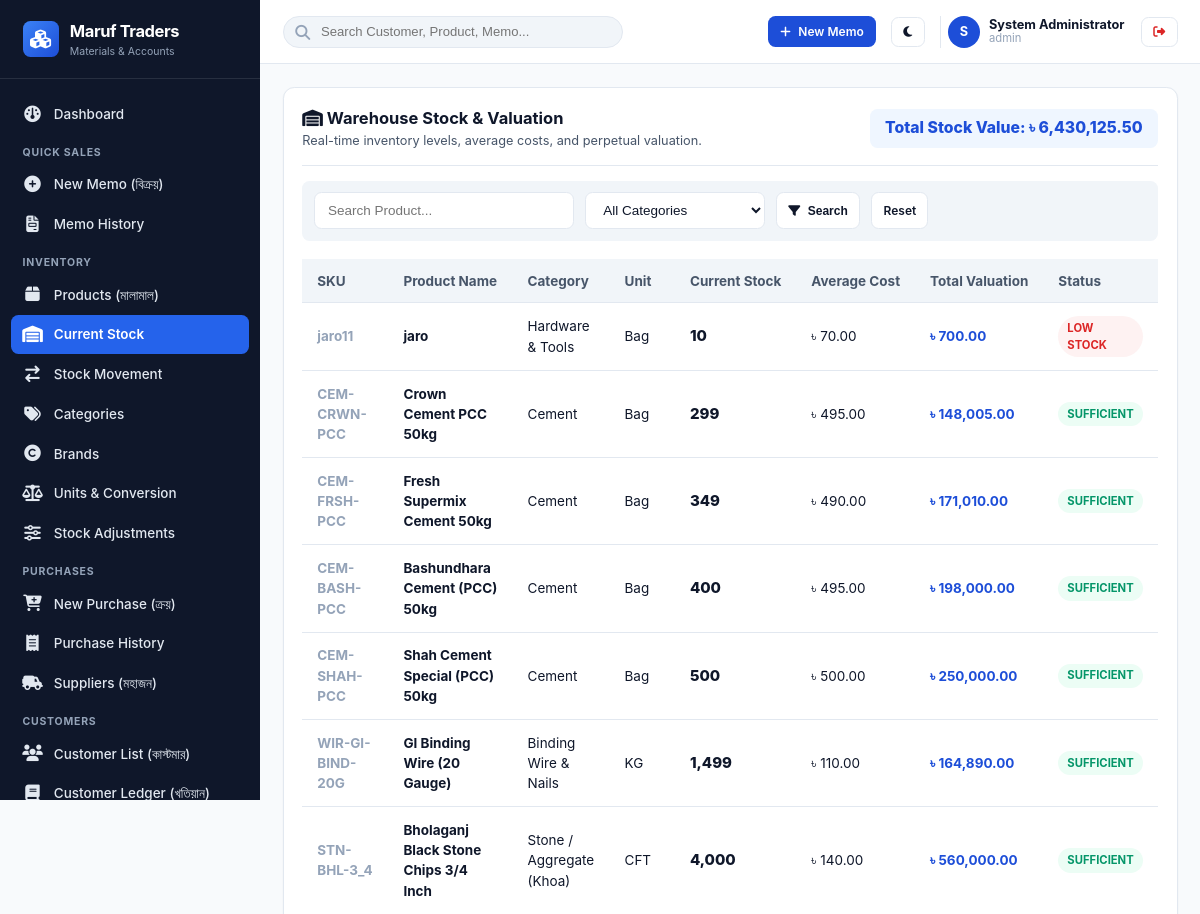
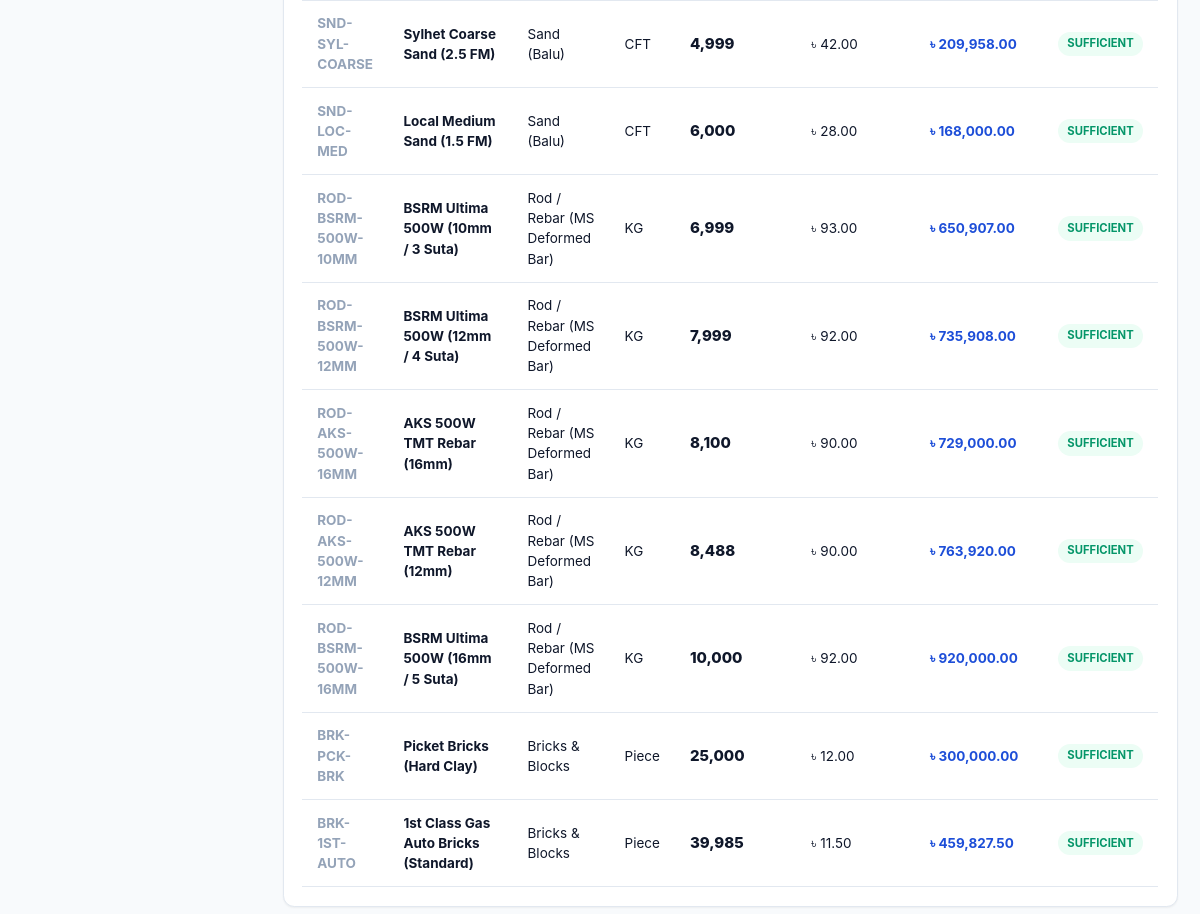
The app's page /modules/inventory/stock.php (signed in), older data (2 pictures, top to bottom).
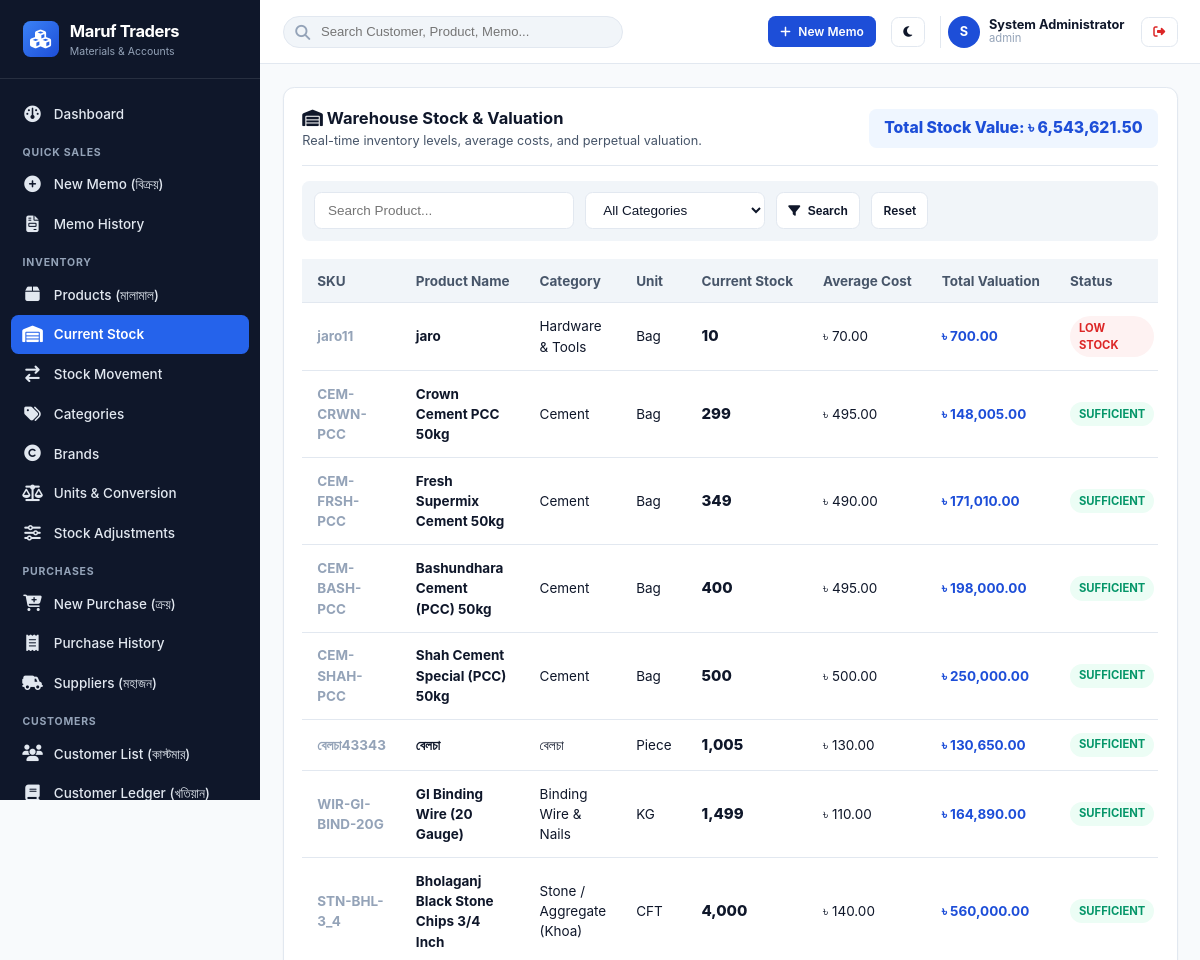
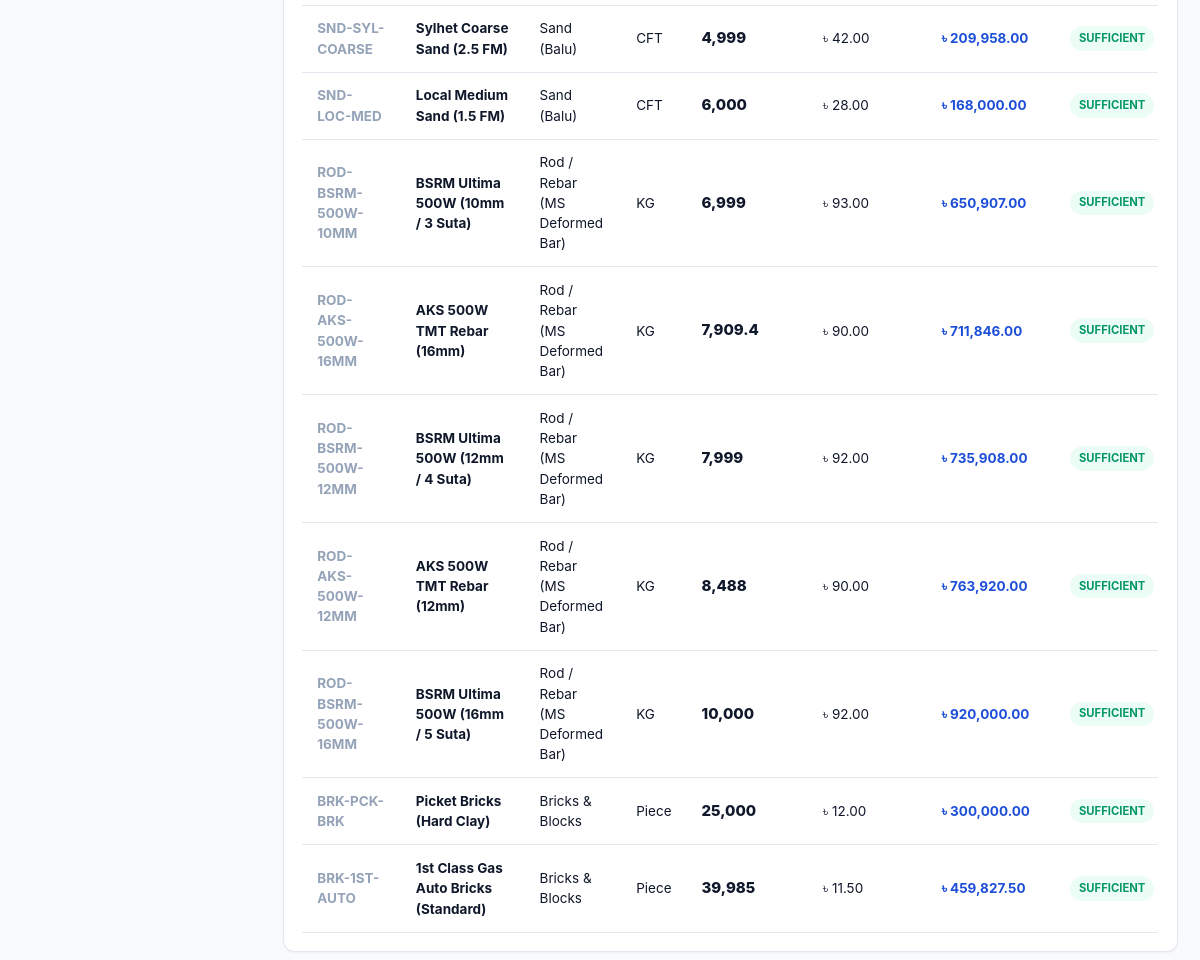
The same page, newer data (2 pictures, top to bottom).
### tables this page shows
CREATE TABLE `shops` (
  `id` int(10) unsigned NOT NULL AUTO_INCREMENT,
  `shop_code` varchar(30) NOT NULL,
  `name` varchar(150) NOT NULL,
  `proprietor` varchar(100) DEFAULT NULL,
  `address` text NOT NULL,
  `phone` varchar(30) NOT NULL,
  `alt_phone` varchar(30) DEFAULT NULL,
  `email` varchar(100) DEFAULT NULL,
  `website` varchar(150) DEFAULT NULL,
  `invoice_prefix` varchar(10) NOT NULL DEFAULT 'MT',
  `currency_symbol` varchar(10) NOT NULL DEFAULT '৳',
  `currency_code` varchar(10) NOT NULL DEFAULT 'BDT',
  `currency_position` enum('before','after') NOT NULL DEFAULT 'before',
  `date_format` varchar(20) NOT NULL DEFAULT 'd-m-Y',
  `invoice_footer_shop` text DEFAULT NULL,
  `invoice_footer_customer` text DEFAULT NULL,
  `logo_url` varchar(255) DEFAULT NULL,
  `is_active` tinyint(1) NOT NULL DEFAULT 1,
  `created_at` timestamp NOT NULL DEFAULT current_timestamp(),
  `updated_at` timestamp NOT NULL DEFAULT current_timestamp() ON UPDATE current_timestamp(),
  PRIMARY KEY (`id`),
  UNIQUE KEY `shop_code` (`shop_code`)
);

CREATE TABLE `products` (
  `id` int(10) unsigned NOT NULL AUTO_INCREMENT,
  `shop_id` int(10) unsigned NOT NULL,
  `category_id` int(10) unsigned NOT NULL,
  `brand_id` int(10) unsigned DEFAULT NULL,
  `base_unit_id` int(10) unsigned NOT NULL,
  `sku` varchar(50) NOT NULL,
  `name` varchar(180) NOT NULL,
  `description` text DEFAULT NULL,
  `purchase_price` decimal(15,2) NOT NULL DEFAULT 0.00,
  `selling_price` decimal(15,2) NOT NULL DEFAULT 0.00,
  `min_selling_price` decimal(15,2) NOT NULL DEFAULT 0.00,
  `current_stock` decimal(15,4) NOT NULL DEFAULT 0.0000,
  `min_stock` decimal(15,4) NOT NULL DEFAULT 0.0000,
  `average_cost` decimal(15,4) NOT NULL DEFAULT 0.0000,
  `is_active` tinyint(1) NOT NULL DEFAULT 1,
  `created_at` timestamp NOT NULL DEFAULT current_timestamp(),
  `updated_at` timestamp NOT NULL DEFAULT current_timestamp() ON UPDATE current_timestamp(),
  PRIMARY KEY (`id`),
  UNIQUE KEY `uk_shop_sku` (`shop_id`,`sku`),
  KEY `idx_product_search` (`shop_id`,`is_active`,`name`),
  KEY `idx_product_stock` (`shop_id`,`current_stock`,`min_stock`),
  KEY `fk_products_category` (`category_id`),
  KEY `fk_products_brand` (`brand_id`),
  KEY `fk_products_unit` (`base_unit_id`),
  CONSTRAINT `fk_products_brand` FOREIGN KEY (`brand_id`) REFERENCES `brands` (`id`) ON DELETE SET NULL,
  CONSTRAINT `fk_products_category` FOREIGN KEY (`category_id`) REFERENCES `categories` (`id`),
  CONSTRAINT `fk_products_shop` FOREIGN KEY (`shop_id`) REFERENCES `shops` (`id`) ON DELETE CASCADE,
  CONSTRAINT `fk_products_unit` FOREIGN KEY (`base_unit_id`) REFERENCES `units` (`id`)
);

CREATE TABLE `categories` (
  `id` int(10) unsigned NOT NULL AUTO_INCREMENT,
  `shop_id` int(10) unsigned NOT NULL,
  `name` varchar(100) NOT NULL,
  `code` varchar(50) DEFAULT NULL,
  `description` text DEFAULT NULL,
  `is_active` tinyint(1) NOT NULL DEFAULT 1,
  `created_at` timestamp NOT NULL DEFAULT current_timestamp(),
  `updated_at` timestamp NOT NULL DEFAULT current_timestamp() ON UPDATE current_timestamp(),
  PRIMARY KEY (`id`),
  UNIQUE KEY `uk_shop_category` (`shop_id`,`name`),
  CONSTRAINT `fk_categories_shop` FOREIGN KEY (`shop_id`) REFERENCES `shops` (`id`) ON DELETE CASCADE
);

CREATE TABLE `units` (
  `id` int(10) unsigned NOT NULL AUTO_INCREMENT,
  `shop_id` int(10) unsigned NOT NULL,
  `name` varchar(50) NOT NULL,
  `symbol` varchar(20) NOT NULL,
  `is_base_unit` tinyint(1) NOT NULL DEFAULT 1,
  `decimal_places` tinyint(3) unsigned NOT NULL DEFAULT 2,
  `created_at` timestamp NOT NULL DEFAULT current_timestamp(),
  `updated_at` timestamp NOT NULL DEFAULT current_timestamp() ON UPDATE current_timestamp(),
  PRIMARY KEY (`id`),
  UNIQUE KEY `uk_shop_unit` (`shop_id`,`symbol`),
  CONSTRAINT `fk_units_shop` FOREIGN KEY (`shop_id`) REFERENCES `shops` (`id`) ON DELETE CASCADE
);

### includes/helpers/functions.php (called while the page is built, shortened)
<?php
function e(?string $string): string
{
    return htmlspecialchars((string)($string ?? ''), ENT_QUOTES | ENT_SUBSTITUTE, 'UTF-8');
}
function getShop(int $shopId = 1): array
{
    static $shop = null;
    if ($shop !== null) {
        return $shop;
    }
    try {
        $pdo = Database::getConnection();
        $stmt = $pdo->prepare("SELECT * FROM shops WHERE id = :id AND is_active = 1 LIMIT 1");
        $stmt->execute(['id' => $shopId]);
        $shop = $stmt->fetch() ?: [
            'id' => 1,
            'name' => 'Construction Materials Supply',
            'shop_code' => 'SHOP001',
            'proprietor' => 'Proprietor',
            'address' => 'Shop Address',
            'phone' => '01700000000',
            'invoice_prefix' => 'MT',
            'currency_symbol' => '৳',
            'currency_code' => 'BDT',
            'currency_position' => 'before',
            'date_format' => 'd-m-Y',
            'invoice_footer_shop' => 'Shop Copy',
            'invoice_footer_customer' => 'Customer Copy'
        ];
    } catch (\Throwable $e) {
        $shop = [
            'id' => 1,
            'name' => 'Construction Materials Supply',
            'shop_code' => 'SHOP001',
            'phone' => '01700000000',
            'currency_symbol' => '৳',
            'currency_position' => 'before',
            'date_format' => 'd-m-Y'
        ];
    }
    return $shop;
}
function formatMoney(float|int|string|null $amount, ?string $currencySymbol = null): string
{
    $num = (float)($amount ?? 0.0);
    $formattedNum = number_format($num, 2, '.', ',');
    $shop = getShop();
    $symbol = $currencySymbol ?? ($shop['currency_symbol'] ?? '৳');
    $pos = $shop['currency_position'] ?? 'before';
    return $pos === 'after' ? "{$formattedNum} {$symbol}" : "{$symbol} {$formattedNum}";
}
function formatQuantity(float|int|string|null $qty, int $decimals = 2): string
{
    $num = (float)($qty ?? 0.0);
    if (floor($num) == $num) {
        return number_format($num, 0, '.', ',');
    }
    return rtrim(rtrim(number_format($num, $decimals, '.', ','), '0'), '.');
}

### modules/inventory/stock.php (the view, shortened to what the changed rows need)
<?php
$shopId = Auth::shopId();
$pdo = DB::pdo();
$sql = "SELECT p.*, c.name as category_name, b.name as brand_name, u.symbol as unit_symbol,
               (p.current_stock * p.average_cost) as total_stock_value
        FROM products p
        JOIN categories c ON p.category_id = c.id
        LEFT JOIN brands b ON p.brand_id = b.id
        JOIN units u ON p.base_unit_id = u.id
        WHERE p.shop_id = :s";
$params = ['s' => $shopId];
$sql .= " ORDER BY p.current_stock ASC";
$stmt = $pdo->prepare($sql);
$stmt->execute($params);
$products = $stmt->fetchAll();
$totalWarehouseValue = array_sum(array_column($products, 'total_stock_value'));
require_once INCLUDES_PATH . '/templates/header.php';
require_once INCLUDES_PATH . '/templates/sidebar.php';
require_once INCLUDES_PATH . '/templates/navbar.php';
?>
<div class="card">
  <div class="card-header" style="flex-wrap:wrap;gap:1rem;">
    <div>
      <h1 class="card-title"><i class="fa fa-warehouse"></i> Warehouse Stock & Valuation</h1>
      <p style="font-size:0.85rem;color:var(--text-secondary);">Real-time inventory levels, average costs, and perpetual valuation.</p>
    </div>
    <div style="background:var(--primary-light);color:var(--primary);padding:0.5rem 1rem;border-radius:var(--radius);font-weight:800;font-size:1.05rem;">
      Total Stock Value: <?= formatMoney($totalWarehouseValue) ?>
    </div>
  </div>
  <div class="table-responsive">
    <table class="table">
      <thead>
        <tr>
          <th>SKU</th>
          <th>Product Name</th>
          <th>Category</th>
          <th>Unit</th>
          <th>Current Stock</th>
          <th>Average Cost</th>
          <th>Total Valuation</th>
          <th>Status</th>
        </tr>
      </thead>
      <tbody>
        <?php if (empty($products)): ?>
          <tr><td colspan="8" style="text-align:center;color:var(--text-muted);padding:2rem;">No items in stock.</td></tr>
        <?php else: ?>
          <?php foreach ($products as $p): ?>
            <tr>
              <td style="font-weight:700;color:var(--text-muted);"><?= e($p['sku']) ?></td>
              <td style="font-weight:700;"><?= e($p['name']) ?></td>
              <td><?= e($p['category_name']) ?></td>
              <td><?= e($p['unit_symbol']) ?></td>
              <td style="font-weight:800;font-size:1rem;"><?= formatQuantity($p['current_stock']) ?></td>
              <td><?= formatMoney($p['average_cost']) ?></td>
              <td style="font-weight:700;color:var(--primary);"><?= formatMoney($p['total_stock_value']) ?></td>
              <td>
                <?php if ((float)$p['current_stock'] <= (float)$p['min_stock']): ?>
                  <span class="badge badge-danger">Low Stock</span>
                <?php else: ?>
                  <span class="badge badge-success">Sufficient</span>
                <?php endif; ?>
              </td>
            </tr>
          <?php endforeach; ?>
        <?php endif; ?>
      </tbody>
    </table>
  </div>
</div>
<?php
require_once INCLUDES_PATH . '/templates/footer.php';
?>

### includes/templates/sidebar.php (shortened to what the changed rows need)
<?php
$shop = getShop();
?>
<aside class="app-sidebar" id="app-sidebar">
  <a href="<?= BASE_URL ?>/modules/dashboard/" class="sidebar-brand">
    <div>
      <div class="brand-name"><?= e(mb_strimwidth($shop['name'] ?? 'Nirman ERP', 0, 18, '...')) ?></div>
      <div style="font-size:0.7rem;color:var(--text-sidebar-muted);">Materials & Accounts</div>
    </div>
  </a>
</aside>

Row changes from the older to the newer data that the page shows:
computed for shops "Maruf Traders": formatMoney($totalWarehouseValue) "৳ 6,430,125.50" → "৳ 6,543,621.50"
added products: sku "বেলচা43343", name "বেলচা", category.name "বেলচা", base_unit.symbol "Piece", current_stock "1,005", average_cost.currency_symbol "৳ 130.00", total_stock_value "৳ 130,650.00", min_stock "SUFFICIENT"
changed products "ROD-AKS-500W-16MM": current_stock "8,100" → "7,909.4"; total_stock_value "৳ 729,000.00" → "৳ 711,846.00"; moves up the list
